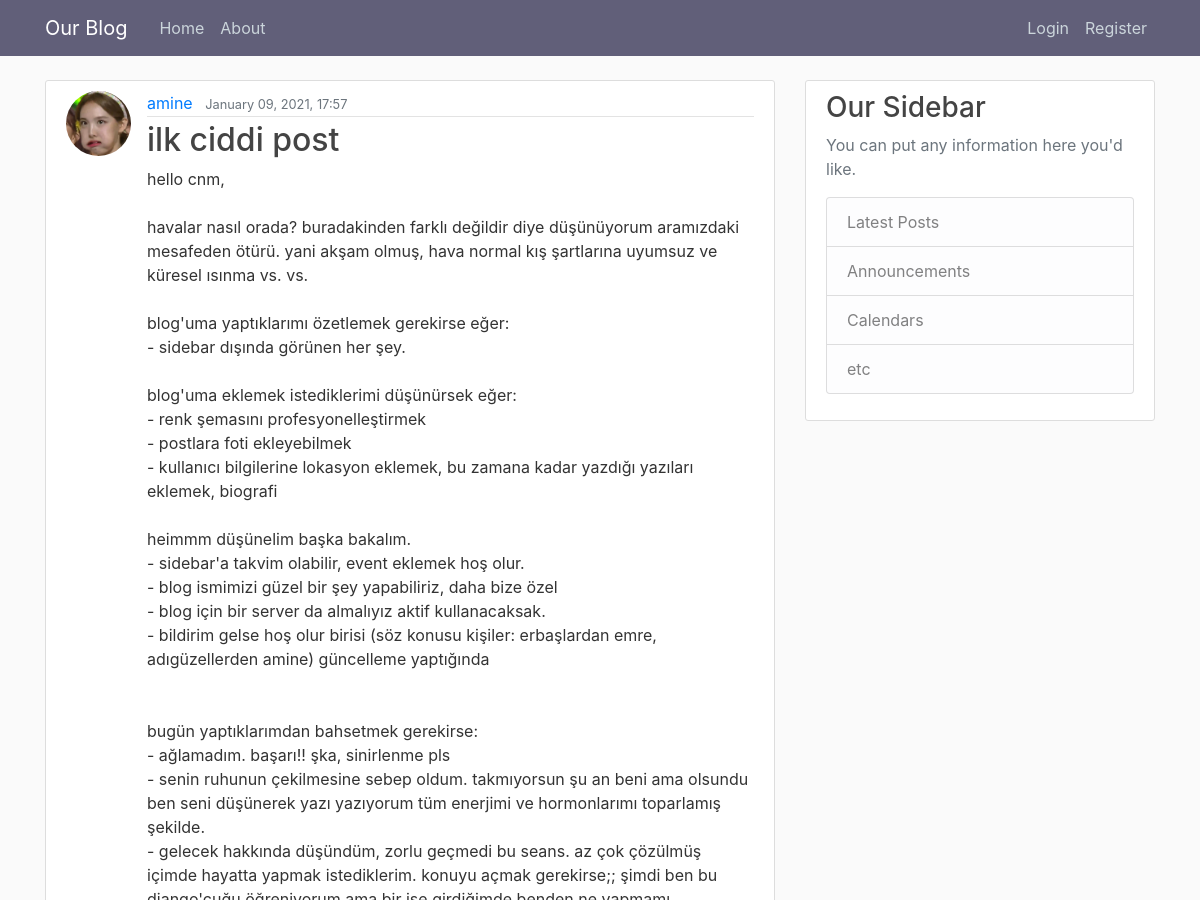
The app's page / (upper part), older data.
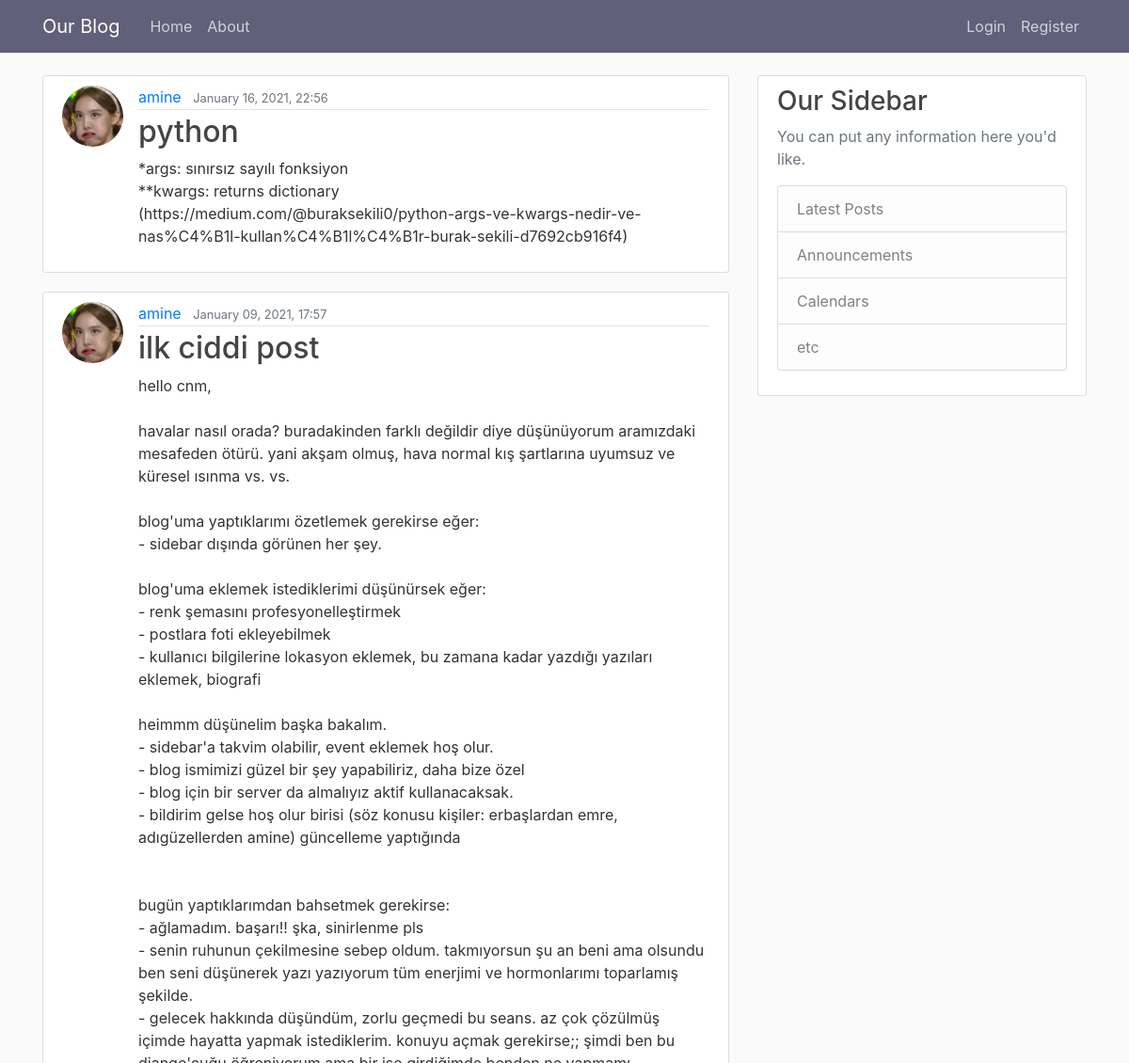
The same page, newer data.
### blog/models.py (models this page shows, shortened)
class Post(models.Model):
	title = models.CharField(max_length=100)
	content = models.TextField()
	date_posted = models.DateTimeField(default=timezone.now)
	author = models.ForeignKey(User, on_delete=models.CASCADE)

### users/models.py (models this page shows, shortened)
class Profile(models.Model):
    user = models.OneToOneField(User, on_delete=models.CASCADE)  # cascade: if user is deleted, delete the profile
    image = models.ImageField(default='default.jpg', upload_to='profile_pics')

### blog/views.py (the view)
# urls.py: path('', PostListView.as_view(), name='blog-home'),
class PostListView(ListView):
    model = Post
    template_name = 'blog/home.html'
    context_object_name = 'posts'
    ordering = ['-date_posted']  # with minus sign, it lists the post from latest to oldest

### blog/templates/blog/home.html
{% extends "blog/base.html" %}
{% block content %}
	{% for post in posts %}
		<article class="media content-section">
		  <img class="rounded-circle article-img" src="{{ post.author.profile.image.url }}">
		  <div class="media-body">
		    <div class="article-metadata">
		      <a class="mr-2" href="#">{{ post.author }}</a>
		      <small class="text-muted">{{ post.date_posted|date:"F d, Y, H:i" }}</small>
		    </div>
		    <h2><a class="article-title" href="{% url 'post-detail' post.id %}">{{ post.title }}</a></h2>
		    <p class="article-content">{{ post.content }}</p>
		  </div>
		</article>
	{% endfor %}
{% endblock content %}

Row changes from the older to the newer data that the page shows:
added Post: author.profile.image (picture), author "amine", date_posted "January 16, 2021, 22:56", title "python", content "*args: sınırsız sayılı fonksiyon **kwargs: returns dictionary (https://medium.com/@buraksekili0/python-args-ve-kwargs-nedir-ve-nas%C4%B1l-kullan%C4%B1l%C4%B1r-burak-sekili-d7692cb916f4)"
